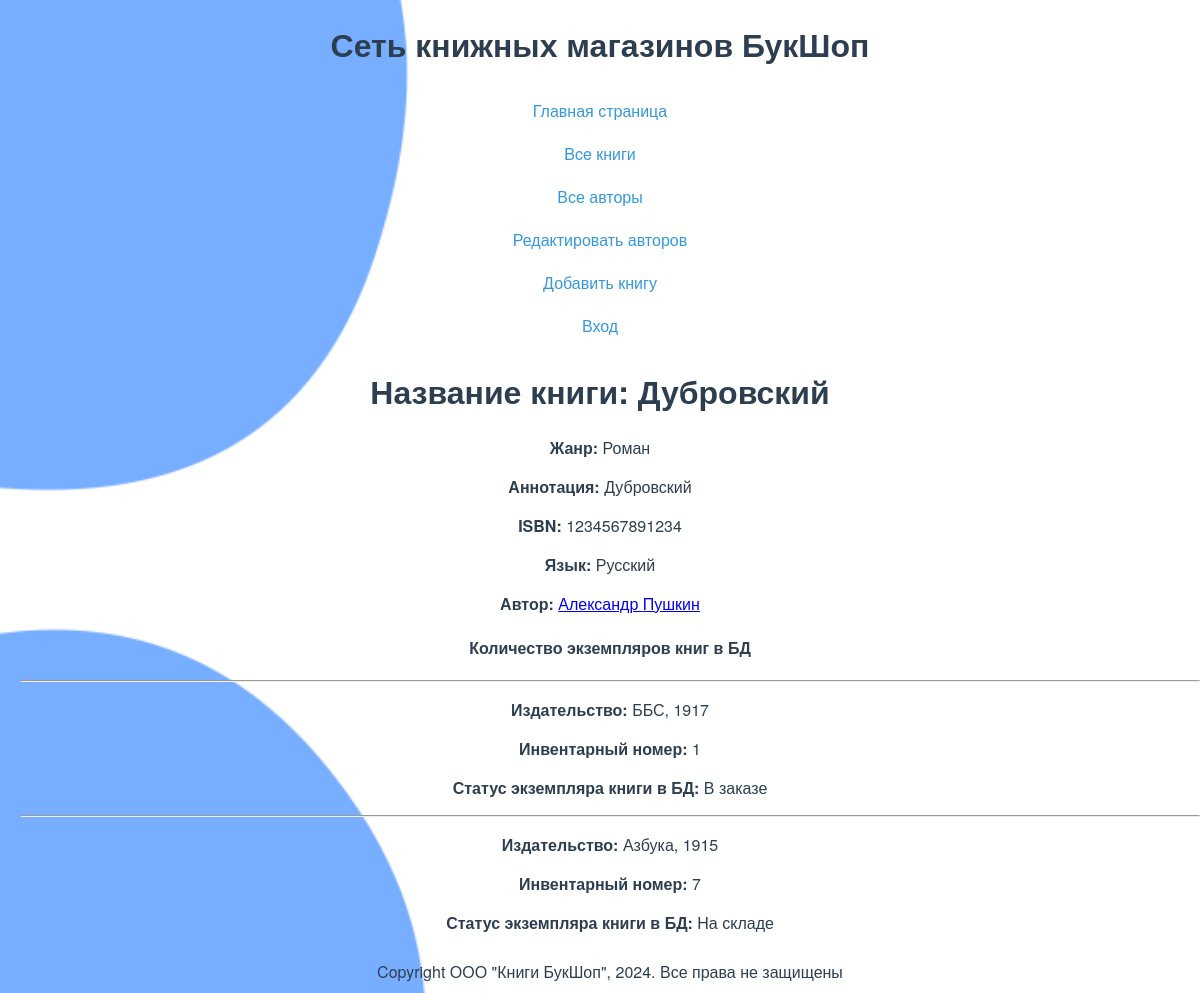
Screenshot of /book/1 with the database file from the repository.
### catalog/models.py (models this page shows, shortened)
class Book(models.Model):
    title = models.CharField(max_length=200,
                             help_text="Введите название книги",
                             verbose_name="Название")
    genre = models.ForeignKey('Genre', on_delete=models.CASCADE,
                              help_text="Выберите жанр книги",
                              verbose_name="Жанр", null=True)
    language = models.ForeignKey('Language', on_delete=models.CASCADE, null=True,
                                 help_text="Выберите язык книги",
                                 verbose_name="Язык книги")
    author = models.ManyToManyField('Author',
                                    help_text="Выберите автора книги",
                                    verbose_name="Автор книги",)
    summary = models.TextField(max_length=1000,
                               help_text="Введите краткое описание книги",
                               verbose_name="Описание")
    isbn = models.CharField(max_length=13,
                            help_text="Должно быть 13 символов",
                            verbose_name="ISBN")
    def display_author(self):
        return ', '.join([author.last_name for author in
                          self.author.all()])
    display_author.short_description = 'Авторы'

class Genre(models.Model):
    name = models.CharField(max_length=200,
                            help_text="Введите жанр книги",
                            verbose_name="Жанр книги")
    def __str__(self):
        return self.name

class Language(models.Model):
    name = models.CharField(max_length=20,
                            help_text="Введите язык книги",
                            verbose_name="Язык книги")
    def __str__(self):
        return self.name

class Author(models.Model):
    first_name = models.CharField(max_length=100,
                                  help_text="Введите имя автора",
                                  verbose_name="Имя")
    last_name = models.CharField(max_length=100,
                                 help_text="Введите фамилию автора",
                                 verbose_name="Фамилия")
    date_of_birth = models.DateField(help_text="Введите дату рождения",
                                     verbose_name="Дата рождения",
                                     null=True, blank=True)
    date_of_death = models.DateField(help_text="Введите дату смерти",
                                     verbose_name="Дата смерти",
                                     null=True, blank=True)

class BookInstance(models.Model):
    book = models.ForeignKey('Book', on_delete=models.CASCADE, null=True,)
    inv_nom = models.CharField(max_length=20, null=True,
                               help_text="Введите инвентарный номер книги",
                               verbose_name="Инвентарный номер")
    imprint = models.CharField(max_length=200,
                               help_text="Введите издательство и год выпуска",
                               verbose_name="Издательство")
    status = models.ForeignKey('Status', on_delete=models.CASCADE,
                               null=True,
                               help_text="Измените статус книги",
                               verbose_name="Статус")
    due_back = models.DateField(null=True, blank=True,
                                help_text="Введите конец срока статуса",
                                verbose_name="Дата окончания срока")

class Status(models.Model):
    name = models.CharField(max_length=20,
                            help_text="Введите статус книги",
                            verbose_name="Статус")
    def __str__(self):
        return self.name

### catalog/views.py (the view)
# urls.py: re_path(r'^book/(?P<pk>\d+)$', views.BookDetailView.as_view(), name='book-detail'),
class BookDetailView(generic.DetailView):
    model = Book

### catalog/templates/catalog/book_detail.html (shortened to what this page needs)
{% extends "base_generic.html" %}
{% block content %}
  <h1>Название книги: {{ book.title }}</h1>
  <p><strong>Жанр:</strong> {{ book.genre }}</p>
  <p><strong>Аннотация:</strong> {{ book.summary }}</p>
  <p><strong>ISBN:</strong> {{ book.isbn }}</p>
  <p><strong>Язык:</strong> {{ book.language }}</p>
     {% for author in book.author.all %}
        <p><strong>Автор:</strong> <a href="{% url 'authors' %}">{{ author.first_name }}  {{author.last_name}}</a></p>
     {% endfor %}
<div style="margin-left:20px;margin-top:20px">
    <h4>Количество экземпляров книг в БД</h4>
    {% for copy in book.bookinstance_set.all %}
       <hr>
       <p><strong>Издательство:</strong> {{copy.imprint}}</p>
       <p class="text-muted"><strong>Инвентарный номер:</strong> {{copy.id}}</p>
       <p><strong>Статус экземпляра книги в БД:</strong> {{copy.status}}</p>
    {% endfor %}
  </div>
{% endblock %}

### rows the page displays
Book: title "Дубровский", genre "Роман", summary "Дубровский", isbn "1234567891234", language "Русский"
Author: first_name "Александр", last_name "Пушкин"
BookInstance: imprint "ББС, 1917", id "1", status "В заказе"
BookInstance: imprint "Азбука, 1915", id "7", status "На складе"
